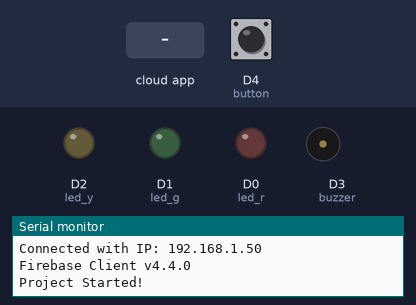
The program below on a simulated ESP8266 (NodeMCU). Shown: output pins drawn as LEDs (lit = HIGH), buzzer (waves = sounding), the last lines printed to the serial monitor. Inputs (shaded band) come from the test bench; at power-on: D4 (button) HIGH. WiFi joins after 1.5 s; servers stay silent unless stated; the Firebase database answers and starts empty.

Above: at 3.9 s.
4.0 s: the phone or cloud app sets start_button_was_pressed to 1
At 5.1 s:
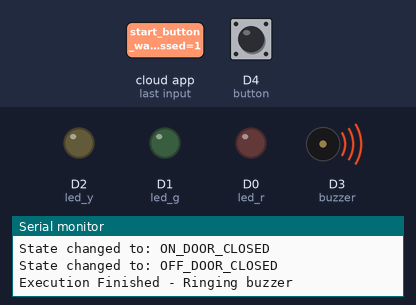
6.2 s: D4 (button) pulled LOW for 1 s
At 6.9 s:
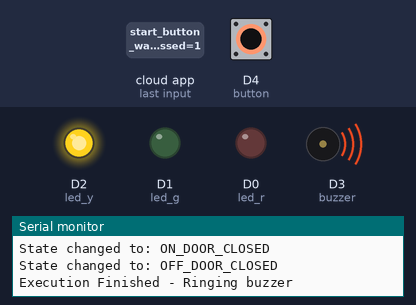
8.7 s: the phone or cloud app sets start_button_was_pressed to 1
At 10.56 s:
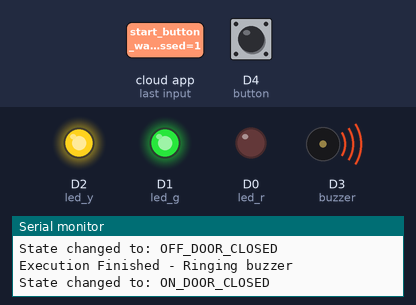
11.7 s: D4 (button) pulled LOW for 3.2 s
At 13.5 s:
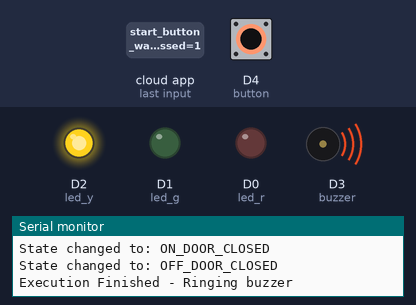
16.7 s: D4 (button) pulled LOW for 0.15 s
At 18.2 s:
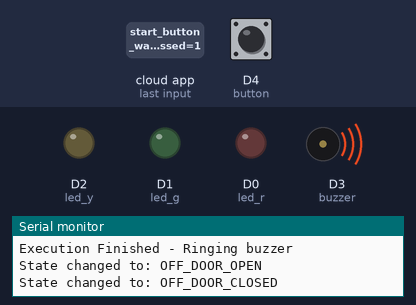
Timing chart, 0 to 19.3 s (numbered marks = the images above; inputs shaded):
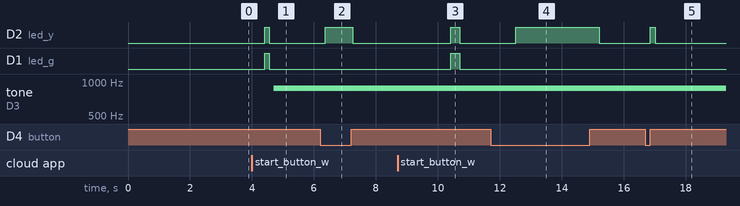

Measured:
- after the input at 4.0 s, D2 (led_y), D1 (led_g): LOW → HIGH after 0.41 s, → LOW 0.15 s later; tone on D3 (buzzer): silent → 880 Hz after 0.71 s
- after the input at 6.2 s, D2 (led_y): LOW → HIGH after 0.16 s, → LOW 0.90 s later
- after the input at 8.7 s, D2 (led_y), D1 (led_g): LOW → HIGH after 1.7 s, → LOW 0.30 s later
- after the input at 11.7 s, D2 (led_y): LOW → HIGH after 0.81 s, → LOW 2.7 s later
- after the input at 16.7 s, D2 (led_y): LOW → HIGH after 0.16 s, → LOW 0.15 s later

The program:

main.cpp
```cpp
#if defined(ESP32)
#include <FirebaseESP32.h>
#include <WiFi.h>
#elif defined(ESP8266)
#include <ESP8266WiFi.h>
#include <FirebaseESP8266.h>
#endif

#include "addons/RTDBHelper.h"
#include "microwave.hpp"
#include "secret.hpp"

FirebaseData fbdo;
FirebaseAuth auth;
FirebaseConfig config;

unsigned long dataMillis = 0;
unsigned long time_now = 0;
unsigned long time_past = 0;
unsigned long timer = 0;

int led_r = D0;
int led_y = D2;
int led_g = D1;
int buzzer = D3;
int button = D4;
int execution_has_finished = FALSE;

int state = OFF_DOOR_CLOSED;
int power;

int is_door_open() { return !digitalRead(button); }

int stop_button_was_pressed() {
  Firebase.getInt(fbdo, "stop_button_was_pressed");
  int pressed = fbdo.intData();
  if (pressed == TRUE) {
    Firebase.setIntAsync(fbdo, "stop_button_was_pressed", FALSE);
    time_past = millis();
    return TRUE;
  }
  return FALSE;
}

int start_button_was_pressed() {
  Firebase.getInt(fbdo, "start_button_was_pressed");
  int pressed = fbdo.intData();
  if (pressed == TRUE) {
    Firebase.getInt(fbdo, "timer");
    timer = fbdo.intData();
    Firebase.setInt(fbdo, "start_button_was_pressed", FALSE);
    time_past = millis();
    return TRUE;
  }
  return FALSE;
}

int execution_finished() {
  if (timer == 0) {
    execution_has_finished = TRUE;
    return TRUE;
  }
  return FALSE;
}

void update_timer() {
  if (timer > 0) {
    timer--;
    Firebase.setIntAsync(fbdo, "timer", timer);
    Serial.printf("timer: %ld\n", timer);
  }
}

void update_power() {
  Firebase.getInt(fbdo, "power");
  power = fbdo.intData();
  if (power > MAX_POWER) {
    power = MAX_POWER;
  }
}

void ring_buzzer() {
  Serial.println("Execution Finished - Ringing buzzer");
  execution_has_finished = FALSE;
  for (int i = 0; i < NUMBER_OF_TONES; i++) {
    if (is_door_open() == TRUE) {
      digitalWrite(led_y, ON);
    } else {
      digitalWrite(led_y, OFF);
    }
    if (start_button_was_pressed() == TRUE && is_door_open() == FALSE) {
      state = ON_DOOR_CLOSED;
      Serial.println("State changed to: ON_DOOR_CLOSED");
      return;
    }
    tone(buzzer, 880);
    delay(TONE_DURATION);
    if (is_door_open() == TRUE) {
      digitalWrite(led_y, ON);
    } else {
      digitalWrite(led_y, OFF);
    }
    noTone(buzzer);
    delay(INTERVAL_BETWEEN_TONES);
    if (start_button_was_pressed() == TRUE && is_door_open() == FALSE) {
      state = ON_DOOR_CLOSED;
      Serial.println("State changed to: ON_DOOR_CLOSED");
      return;
    }
  }
}

void setup() {

  Serial.begin(115200);

  /* Wi-fi Connection */

  WiFi.begin(WIFI_SSID, WIFI_PASSWORD);
  Serial.print("Connecting to Wi-Fi... \n");
  while (WiFi.status() != WL_CONNECTED) {
    delay(2000);
    Serial.print("Connecting to Wi-Fi... \n");
  }
  Serial.println("Connected to Wi-Fi !");
  Serial.print("Connected with IP: ");
  Serial.println(WiFi.localIP());
  Serial.println();

  /* Firebase Connection */

  Serial.printf("Firebase Client v%s\n\n", FIREBASE_CLIENT_VERSION);
  config.database_url = DATABASE_URL;
  config.signer.tokens.legacy_token = DATABASE_SECRET;
  Firebase.reconnectWiFi(true);
  Firebase.begin(&config, &auth);

  /* Reseting Database to Default Values */

  Firebase.setInt(fbdo, "timer", 0);
  Firebase.setInt(fbdo, "door_is_open", FALSE);
  Firebase.setInt(fbdo, "start_button_was_pressed", FALSE);
  Firebase.setInt(fbdo, "stop_button_was_pressed", FALSE);
  Firebase.setInt(fbdo, "power", MAX_POWER);

  /* Pins */

  pinMode(buzzer, OUTPUT);
  pinMode(led_r, OUTPUT);
  pinMode(led_g, OUTPUT);
  pinMode(led_y, OUTPUT);
  pinMode(button, INPUT_PULLUP);

  Serial.println("Project Started!");
}

void loop() {

  switch (state) {
  case ON_DOOR_CLOSED:

    digitalWrite(led_y, ON);
    digitalWrite(led_r, power);
    digitalWrite(led_g, ON);

    time_now = time_past - millis();

    if (time_now >= 1000) {
      time_past = millis();
      update_timer();
      update_power();
    }

    if (is_door_open() == TRUE) {
      state = PAUSED_DOOR_OPEN;
      Firebase.setIntAsync(fbdo, "door_is_open", TRUE);
      Serial.println("State changed to: PAUSED_DOOR_OPEN");
      break;
    }

    if (stop_button_was_pressed() == TRUE) {
      state = PAUSED_DOOR_CLOSED;
      Serial.println("State changed to: PAUSED_DOOR_CLOSED");
      break;
    }

    if (execution_finished() == TRUE) {
      state = OFF_DOOR_CLOSED;
      Serial.println("State changed to: OFF_DOOR_CLOSED");
      break;
    }

    break;

  case PAUSED_DOOR_OPEN:

    digitalWrite(led_y, ON);
    digitalWrite(led_r, OFF);
    digitalWrite(led_g, OFF);

    if (is_door_open() == FALSE) {
      state = PAUSED_DOOR_CLOSED;
      Firebase.setIntAsync(fbdo, "door_is_open", FALSE);
      Serial.println("State changed to: PAUSED_DOOR_CLOSED");
      break;
    }

    if (stop_button_was_pressed() == TRUE) {
      state = OFF_DOOR_OPEN;
      Firebase.setIntAsync(fbdo, "timer", 0);
      Serial.println("State changed to: OFF_DOOR_OPEN");
      break;
    }

    break;

  case PAUSED_DOOR_CLOSED:

    digitalWrite(led_y, ON);
    digitalWrite(led_r, OFF);
    digitalWrite(led_g, OFF);

    if (is_door_open() == TRUE) {
      state = PAUSED_DOOR_OPEN;
      Firebase.setIntAsync(fbdo, "door_is_open", TRUE);
      Serial.println("State changed to: PAUSED_DOOR_OPEN");
      break;
    }

    if (stop_button_was_pressed() == TRUE) {
      state = OFF_DOOR_CLOSED;
      Firebase.setIntAsync(fbdo, "timer", 0);
      Serial.println("State changed to: OFF_DOOR_CLOSED");
      break;
    }

    if (start_button_was_pressed() == TRUE) {
      state = ON_DOOR_CLOSED;
      Serial.println("State changed to: ON_DOOR_CLOSED");
      break;
    }

    break;

  case OFF_DOOR_OPEN:

    digitalWrite(led_y, ON);
    digitalWrite(led_r, OFF);
    digitalWrite(led_g, OFF);

    if (is_door_open() == FALSE) {
      state = OFF_DOOR_CLOSED;
      Firebase.setIntAsync(fbdo, "door_is_open", FALSE);
      Serial.println("State changed to: OFF_DOOR_CLOSED");
      break;
    }

    break;

  case OFF_DOOR_CLOSED:

    digitalWrite(led_y, OFF);
    digitalWrite(led_r, OFF);
    digitalWrite(led_g, OFF);

    if (execution_has_finished == TRUE) {
      ring_buzzer();
    }

    if (is_door_open() == TRUE) {
      state = OFF_DOOR_OPEN;
      Firebase.setIntAsync(fbdo, "door_is_open", TRUE);
      Serial.println("State changed to: OFF_DOOR_OPEN");
      break;
    }

    if (start_button_was_pressed() == TRUE) {
      state = ON_DOOR_CLOSED;
      Serial.println("State changed to: ON_DOOR_CLOSED");
      break;
    }

    break;
  }
}
```

microwave.hpp
```cpp
#define OFF 0
#define ON 1
#define MAX_POWER 255

#define TRUE 1
#define FALSE 0

#define ON_DOOR_CLOSED 0
#define OFF_DOOR_CLOSED 1
#define OFF_DOOR_OPEN 2
#define PAUSED_DOOR_CLOSED 3
#define PAUSED_DOOR_OPEN 4

#define TONE_DURATION 750
#define INTERVAL_BETWEEN_TONES 750
#define NUMBER_OF_TONES 3

void update_timer();
int is_door_open();
int start_button_was_pressed();
int stop_button_was_pressed();
int execution_finished();
void ring_buzzer();
```

secret.hpp
```cpp
/* 1. Define the WiFi credentials */
#define WIFI_SSID ""
#define WIFI_PASSWORD ""

/* 2. If work with RTDB, define the RTDB URL and database secret */
// <databaseName>.firebaseio.com or <databaseName>.<region>.firebasedatabase.app
#define DATABASE_URL ""
#define DATABASE_SECRET ""
```
